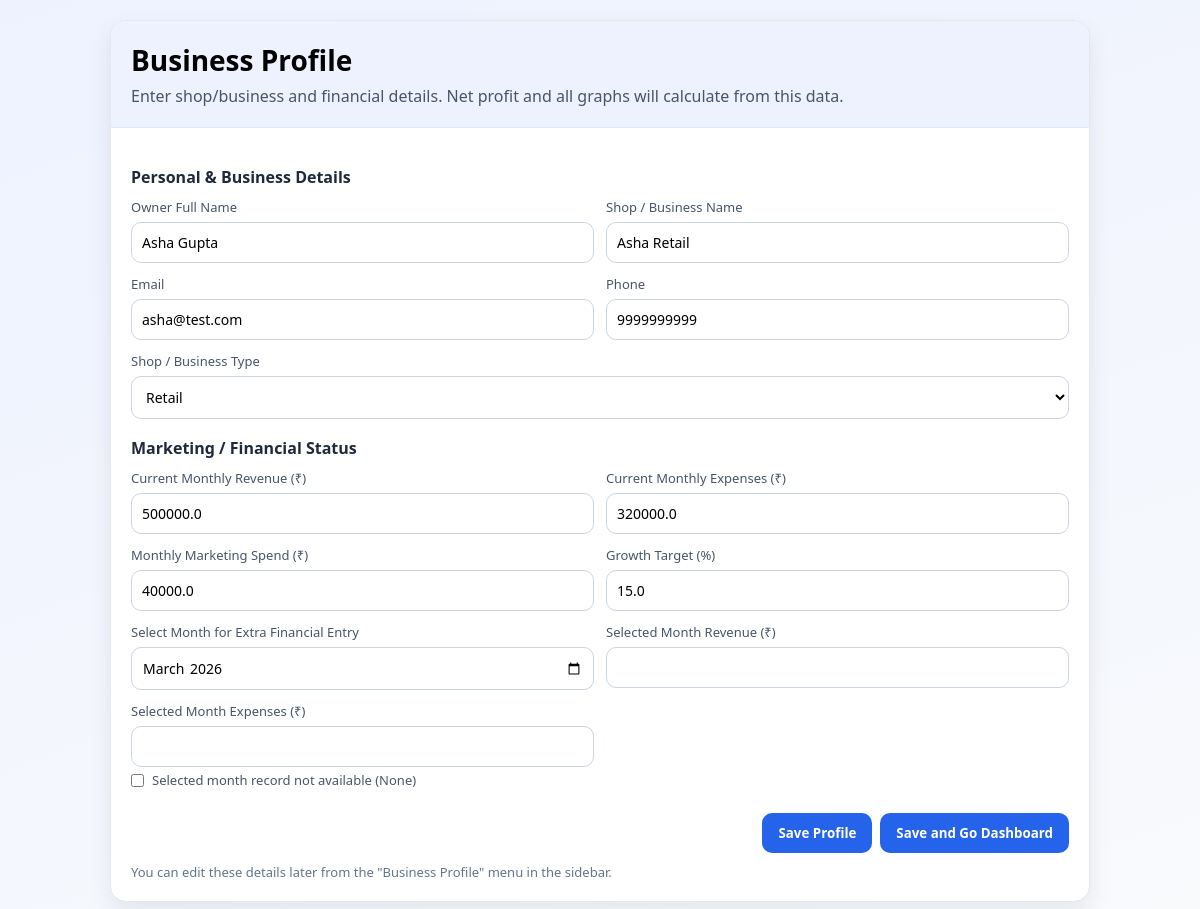
Page /business-profile on the earlier database version.
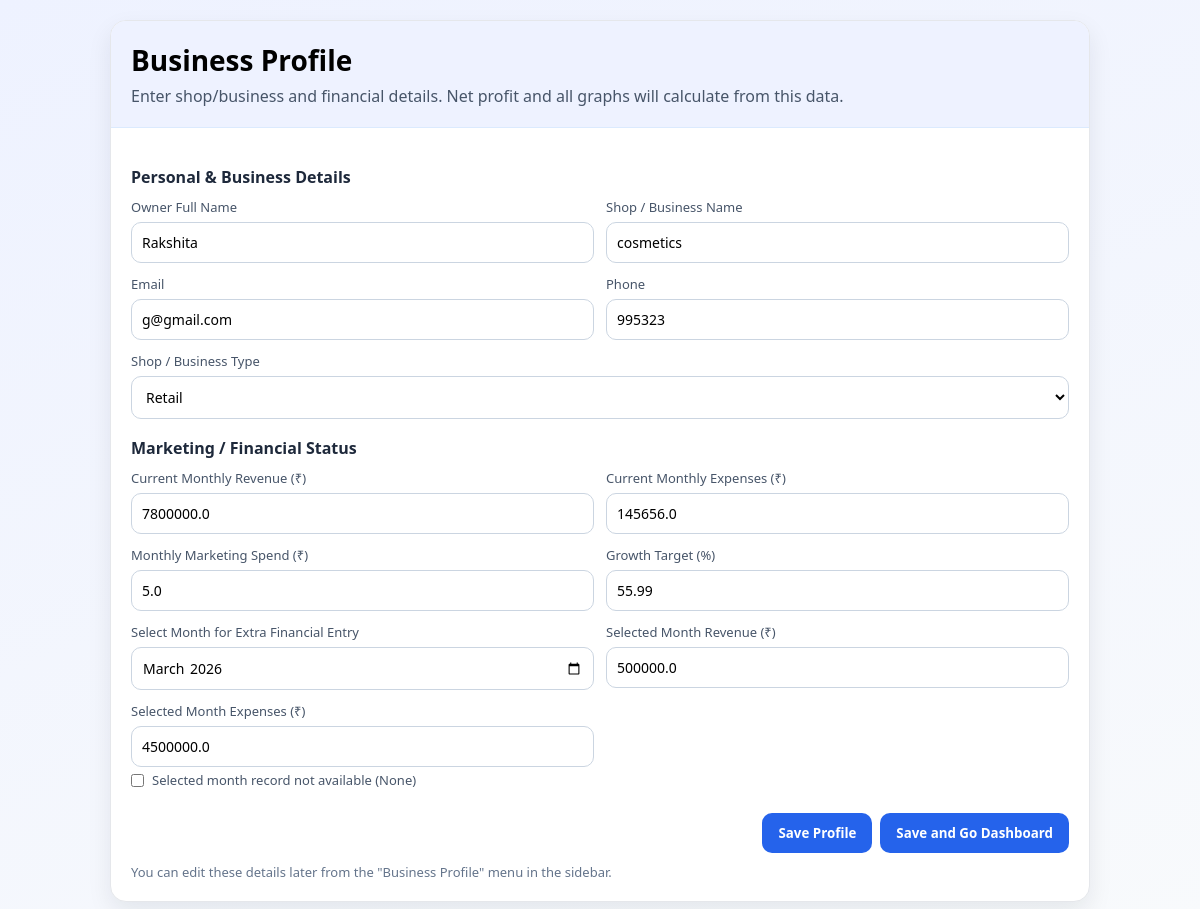
Same page on the later database version.
### tables this page shows
CREATE TABLE business_profile (
            id INTEGER PRIMARY KEY CHECK (id = 1),
            owner_name TEXT NOT NULL,
            business_name TEXT NOT NULL,
            email TEXT NOT NULL,
            phone TEXT NOT NULL,
            business_type TEXT NOT NULL,
            monthly_revenue REAL NOT NULL DEFAULT 0,
            monthly_expenses REAL NOT NULL DEFAULT 0,
            marketing_spend REAL NOT NULL DEFAULT 0,
            growth_target REAL NOT NULL DEFAULT 0
        );

CREATE TABLE monthly_financials (
            id INTEGER PRIMARY KEY AUTOINCREMENT,
            year_month TEXT NOT NULL UNIQUE,
            revenue REAL,
            expenses REAL,
            source TEXT NOT NULL DEFAULT 'manual'
        );

### app.py (the view, shortened to what this page needs)
@app.route("/business-profile", methods=["GET", "POST"])
def business_profile():
    if not business_profile_required():
        return redirect(url_for("login"))
    conn = get_db_connection()
    profile = get_business_profile(conn)
    selected_month = previous_month_key()
    selected_row = conn.execute(
        "SELECT revenue, expenses FROM monthly_financials WHERE year_month = ?",
        (selected_month,),
    ).fetchone()
    conn.close()
    return render_template(
        "login.html",
        profile=profile,
        active_page="business_profile",
        form_mode="profile",
        selected_financial_month=selected_month,
        selected_month_revenue=(selected_row["revenue"] if selected_row else ""),
        selected_month_expenses=(selected_row["expenses"] if selected_row else ""),
    )

### app.py (called while the page is built)
def get_db_connection():
    conn = sqlite3.connect("database.db")
    conn.row_factory = sqlite3.Row
    return conn

def previous_month_key(reference_date=None):
    current = reference_date or date.today()
    year = current.year
    month = current.month - 1
    if month == 0:
        month = 12
        year -= 1
    return f"{year}-{month:02d}"

def get_business_profile(conn):
    return conn.execute("SELECT * FROM business_profile WHERE id = 1").fetchone()

def business_profile_required():
    conn = get_db_connection()
    profile = get_business_profile(conn)
    conn.close()
    return profile is not None

@app.context_processor
def inject_business_profile():
    conn = get_db_connection()
    profile = get_business_profile(conn)
    conn.close()
    if profile:
        owner_name = profile["owner_name"]
        business_name = profile["business_name"]
        avatar = "".join([part[0].upper() for part in owner_name.split()[:2]]) or "DB"
    else:
        owner_name = "Owner Account"
        business_name = "Demo Business"
        avatar = "DB"
    return {
        "owner_name": owner_name,
        "business_name": business_name,
        "avatar_text": avatar,
    }

### templates/login.html (shortened to what this page needs)
<!DOCTYPE html>
<html lang="en">
<head>
</head>
<body>
    <div class="card">
        <div class="header">
            <h1>{{ "Business Profile" if form_mode == "profile" else "Business Onboarding / Login" }}</h1>
            <p>Enter shop/business and financial details. Net profit and all graphs will calculate from this data.</p>
        </div>
        <div class="content">
            <form method="post">
                <div class="section-title">Personal & Business Details</div>
                <div class="grid">
                    <div>
                        <label>Owner Full Name</label>
                        <input name="owner_name" {% if form_mode == "login" %}required{% endif %} value="{{ profile['owner_name'] if profile else '' }}">
                    </div>
                    <div>
                        <label>Shop / Business Name</label>
                        <input name="business_name" {% if form_mode == "login" %}required{% endif %} value="{{ profile['business_name'] if profile else '' }}">
                    </div>
                    <div>
                        <label>Email</label>
                        <input type="email" name="email" {% if form_mode == "login" %}required{% endif %} value="{{ profile['email'] if profile else '' }}">
                    </div>
                    <div>
                        <label>Phone</label>
                        <input name="phone" {% if form_mode == "login" %}required{% endif %} value="{{ profile['phone'] if profile else '' }}">
                    </div>
                    <div class="full">
                        <label>Shop / Business Type</label>
                        <select name="business_type" {% if form_mode == "login" %}required{% endif %}>
                            {% set selected_type = profile['business_type'] if profile else 'Retail' %}
                            {% for t in ['Retail', 'E-commerce', 'Service', 'Restaurant', 'Manufacturing', 'Other'] %}
                            <option value="{{ t }}" {% if selected_type == t %}selected{% endif %}>{{ t }}</option>
                            {% endfor %}
                        </select>
                    </div>
                </div>
                <div class="section-title">Marketing / Financial Status</div>
                <div class="grid">
                    <div>
                        <label>Current Monthly Revenue (₹)</label>
                        <input type="number" step="0.01" name="monthly_revenue" {% if form_mode == "login" %}required{% endif %} value="{{ profile['monthly_revenue'] if profile else '' }}">
                    </div>
                    <div>
                        <label>Current Monthly Expenses (₹)</label>
                        <input type="number" step="0.01" name="monthly_expenses" {% if form_mode == "login" %}required{% endif %} value="{{ profile['monthly_expenses'] if profile else '' }}">
                    </div>
                    <div>
                        <label>Monthly Marketing Spend (₹)</label>
                        <input type="number" step="0.01" name="marketing_spend" {% if form_mode == "login" %}required{% endif %} value="{{ profile['marketing_spend'] if profile else '' }}">
                    </div>
                    <div>
                        <label>Growth Target (%)</label>
                        <input type="number" step="0.01" name="growth_target" {% if form_mode == "login" %}required{% endif %} value="{{ profile['growth_target'] if profile else '' }}">
                    </div>
                    <div>
                        <label>Select Month for Extra Financial Entry</label>
                        <input type="month" name="financial_month" id="financial-month" value="{{ selected_financial_month if selected_financial_month is defined else '' }}">
                    </div>
                    <div>
                        <label>Selected Month Revenue (₹)</label>
                        <input type="number" step="0.01" name="selected_month_revenue" id="selected-month-revenue" value="{{ selected_month_revenue if selected_month_revenue is defined else '' }}">
                    </div>
                    <div>
                        <label>Selected Month Expenses (₹)</label>
                        <input type="number" step="0.01" name="selected_month_expenses" id="selected-month-expenses" value="{{ selected_month_expenses if selected_month_expenses is defined else '' }}">
                        <label class="check-row">
                            <input type="checkbox" name="financial_month_none" id="financial-month-none">
                            Selected month record not available (None)
                        </label>
                    </div>
                </div>
                <div class="actions">
                    {% if form_mode == "profile" %}
                    <button type="submit" name="action" value="stay">Save Profile</button>
                    <button type="submit" name="action" value="dashboard" style="margin-left:8px;">Save and Go Dashboard</button>
                    {% else %}
                    <button type="submit">Save and Continue</button>
                    {% endif %}
                </div>
                <p class="hint">You can edit these details later from the "Business Profile" menu in the sidebar.</p>
            </form>
        </div>
    </div>
</body>
</html>

### templates/login.html (style rules this page uses)
* { box-sizing: border-box; margin: 0; padding: 0; font-family: "Segoe UI", sans-serif; }
body { min-height: 100vh; background: linear-gradient(160deg, #eef2ff, #f8fafc); display: grid; place-items: center; padding: 20px; }
.card { width: min(980px, 100%); background: #fff; border: 1px solid #e5e7eb; border-radius: 16px; box-shadow: 0 10px 24px rgba(15, 23, 42, 0.08); overflow: hidden; }
.header { padding: 20px; background: #eef2ff; border-bottom: 1px solid #dbeafe; }
.header h1 { font-size: 28px; margin-bottom: 6px; }
.header p { color: #475569; }
.content { padding: 20px; }
.grid { display: grid; grid-template-columns: repeat(2, minmax(200px, 1fr)); gap: 12px; }
label { font-size: 13px; color: #475569; display: block; margin-bottom: 6px; }
input, select { width: 100%; border: 1px solid #cbd5e1; border-radius: 10px; padding: 10px; font-size: 14px; background: #fff; }
.full { grid-column: 1 / -1; }
.section-title { margin: 18px 0 10px; font-weight: 700; color: #1e293b; }
.actions { margin-top: 18px; display: flex; justify-content: flex-end; }
button { border: none; background: #2563eb; color: #fff; padding: 11px 16px; border-radius: 10px; font-weight: 600; cursor: pointer; }
.hint { color: #64748b; font-size: 13px; margin-top: 10px; }
.check-row { display: flex; align-items: center; gap: 8px; margin-top: 4px; color: #475569; font-size: 13px; }
.check-row input { width: auto; }

Differences in the rows shown:
changed business_profile "Retail": owner_name "Asha Gupta" → "Rakshita"; business_name "Asha Retail" → "cosmetics"; email "asha@test.com" → "g@gmail.com"; phone "9999999999" → "995323"; monthly_revenue "500000.0" → "7800000.0"; monthly_expenses "320000.0" → "145656.0"; marketing_spend "40000.0" → "5.0"; growth_target "15.0" → "55.99"
added monthly_financials: selected_month_revenue "500000.0", selected_month_expenses "4500000.0"
